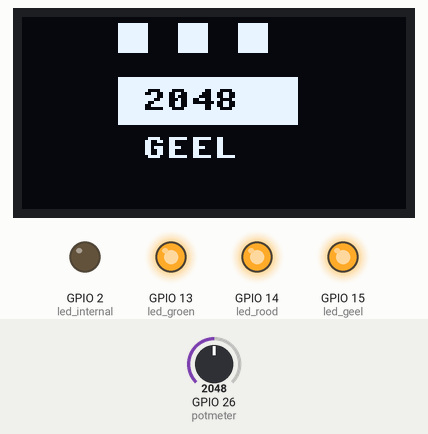
Simulated run of this program. Board: ESP32 board running MicroPython. Parts: 128×64 one-colour display, output pins drawn as LEDs (lit = HIGH). The test bench sets the inputs (shaded band); at power-on: GPIO 26 (potmeter) = 2048 (analog values on the 0–4095 scale). Library files of the repository ran but are not shown: ssd1306.py; what the program prints to the serial console is not drawn.

Above: at 2.2 s.
2.3 s: GPIO 26 (potmeter) set to 2016
At 3.5 s:
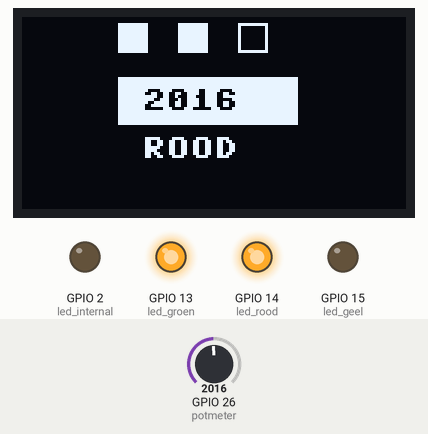
3.8 s: GPIO 26 (potmeter) set to 1436
At 4.7 s:
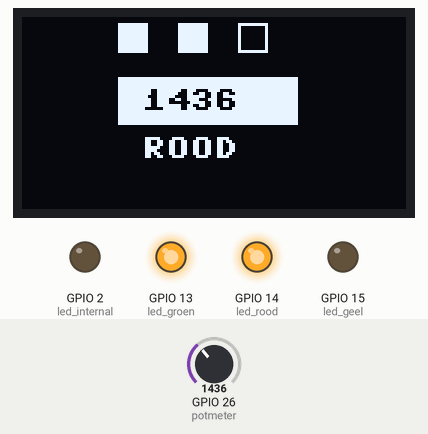
5.3 s: GPIO 26 (potmeter) set to 1299
At 5.8 s:
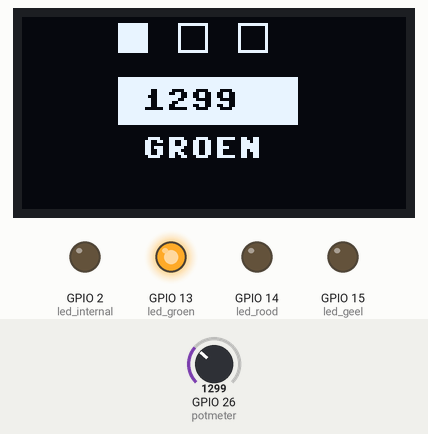
6.8 s: GPIO 26 (potmeter) set to 748
At 8.0 s:
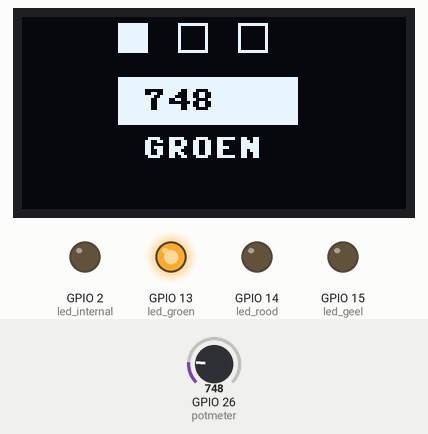
8.3 s: GPIO 26 (potmeter) set to 629
At 9.6 s:
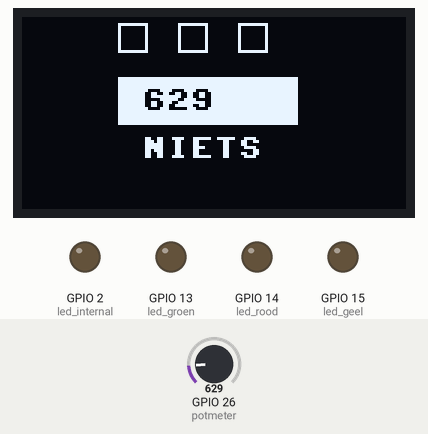
Timing chart, 0 to 10.8 s (numbered marks = the images above; inputs shaded):
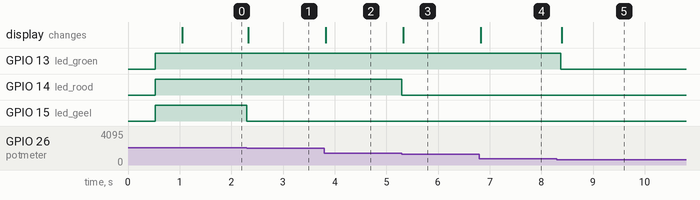

The program:

dim_3leds_v2.py
```python
from machine import Pin, ADC, SoftI2C
from lib.ssd1306 import SSD1306_I2C
import time


led_internal = Pin(2, Pin.OUT)

led_rood = Pin(14, Pin.OUT)
led_groen = Pin(13, Pin.OUT)
led_geel = Pin(15, Pin.OUT)
LEDS = (led_groen, led_rood, led_geel)  # tuple met leds

potmeter = ADC(Pin(26, Pin.IN))
potmeter.atten(ADC.ATTN_11DB)
#potmeter.init(atten=ADC.ATTN_11DB)
i2c_face = SoftI2C(scl=Pin(22), sda=Pin(21), freq=400000)
oled = SSD1306_I2C(width=128, height=64, i2c=i2c_face, addr=0x3C)


def set_leds(leds, values):
    """set_leds
    param: leds lijst met led objecten
    param: values lijst met gewenste waarde voor elke led

    vb: leds uit [0,0,0], aan [1,1,1]
    """
    i=0
    for led in leds:
        led.value(values[i])
        i+=1

def draw_leds(leds, values):
    """set_leds
    param: leds lijst met led objecten
    param: values lijst met gewenste waarde voor elke led

    vb: leds uit [0,0,0], aan [1,1,1]
    """
    left_y = 2 #x linker bovenheok blokje
    left_x = 32 #y linker bovenheok blokje
    width = 10 # breedte blokje
    height = 10 # hoogte blokje
    space = 10 # ruimte tussen blokjes

    i=0
    for led in leds:
        if values[i] == 1:
            oled.fill_rect(left_x + i * (width + space),
                           left_y, width, height, 1)
        else:
            oled.rect(left_x + i * (width + space),
                      left_y, width, height, 1)
        i+=1

set_leds(LEDS, [0, 0, 0])
time.sleep(0.5)
set_leds(LEDS, [1, 1, 1])
time.sleep(0.5)
set_leds(LEDS, [0, 0, 0])

# oled.invert(1)

while True:
    valmeter = potmeter.read()
    print(f"Gemeten waarde: {valmeter}-{bin(valmeter)}")
    oled.fill(0)
    oled.fill_rect(32, 20, 60, 16, 1)
    oled.text(f"{valmeter}", 40, 24, 0)
    if valmeter <= 4095//6:
        set_leds(LEDS, [0, 0, 0])
        oled.text("NIETS", 40, 40, 1)
        draw_leds(LEDS, [0, 0, 0])
    elif valmeter <= 4095//3:
        set_leds(LEDS, [1, 0, 0])
        oled.text("GROEN", 40, 40, 1)
        draw_leds(LEDS, [1, 0, 0])
    elif valmeter <= 4095//2:
        set_leds(LEDS, [1, 1, 0])
        oled.text("ROOD", 40, 40, 1)
        draw_leds(LEDS, [1, 1, 0])
    else:
        set_leds(LEDS, [1, 1, 1])
        oled.text("GEEL", 40, 40, 1)
        draw_leds(LEDS, [1, 1, 1])
    oled.show()
    time.sleep(0.05)
```

Measured:
- the behaviour switches between 2048 and 2047 on GPIO 26 (potmeter) (found by bisection; images 0 and 1)
- the behaviour switches between 1366 and 1365 on GPIO 26 (potmeter) (found by bisection; images 2 and 3)
- the behaviour switches between 683 and 682 on GPIO 26 (potmeter) (found by bisection; images 4 and 5)
- after the input at 2.3 s, GPIO 15 (led_geel): HIGH → LOW at once; the display: changes at once (image 1)
- after the input at 3.8 s, the display: changes at once (image 2)
- after the input at 5.3 s, GPIO 14 (led_rood): HIGH → LOW at once; the display: changes at once (image 3)
- after the input at 6.8 s, the display: changes at once (image 4)
- after the input at 8.3 s, GPIO 13 (led_groen): HIGH → LOW after 0.08 s; the display: changes after 0.10 s (image 5)
